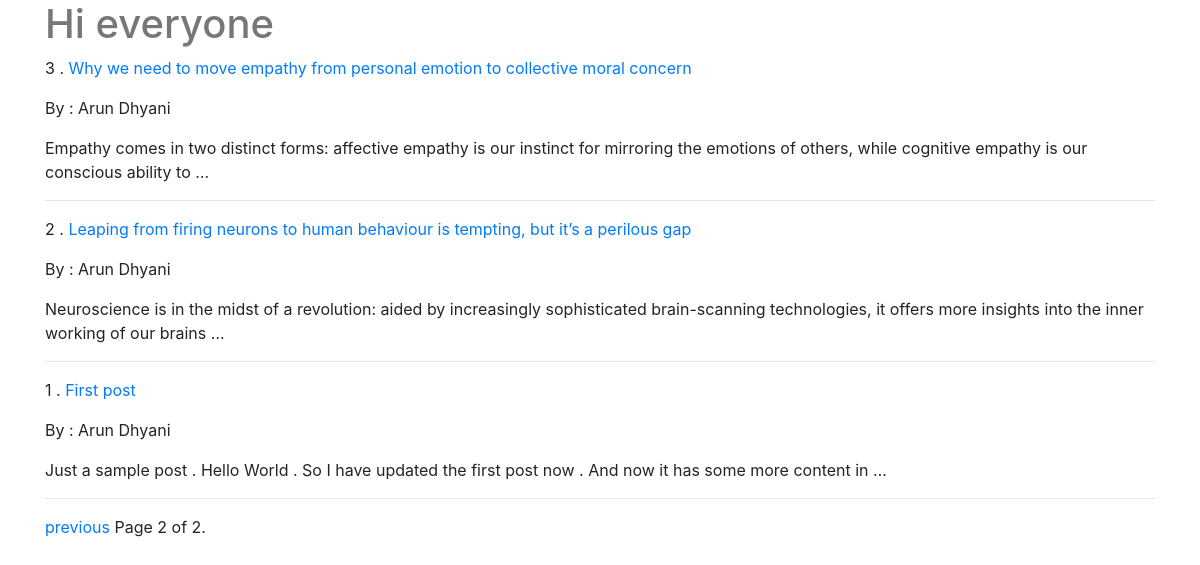
The app's page /posts/?page=2 with its own data.
### posts/models.py (models this page shows, shortened)
class Post(models.Model) :
            user = models.ForeignKey(global_settings.AUTH_USER_MODEL,default=1)
            title = models.CharField(max_length = 150)
            image = models.ImageField(upload_to=upload_location,null=True,blank=True,height_field = 'height_field' ,width_field = 'width_field')
            height_field = models.IntegerField(default = 0)
            width_field = models.IntegerField(default = 0)
            content = models.TextField()
            timestamp = models.DateTimeField(auto_now = False,auto_now_add = True)
            update = models.DateTimeField(auto_now = True,auto_now_add = False)
            draft = models.BooleanField(default = False)
            publish = models.DateField(auto_now = False,auto_now_add=False)
            def get_absolute_url(self):
                return reverse("posts:postdetail",kwargs={"id":self.id})
            class Meta :
                ordering = ["-timestamp",]

### posts/views.py (the view)
def post_list(request): #list items
    posts_list = Post.objects.all().order_by("-timestamp")
    paginator = Paginator(posts_list, 4) # Show 25 contacts per page
    page_var = "page"
    page = request.GET.get(page_var)
    try:
        objects_list = paginator.page(page)
    except PageNotAnInteger :
        objects_list = paginator.page(1)
    except EmptyPage :
        objects_list = paginator.page(paginator.num_pages)
    context = {
            "objects_list" : objects_list,
            "title" :  "List",
            "page_var" : page_var
            }
    return render(request, "post_list.html", context)

### templates/post_list.html (shortened to what this page needs)
{% extends "base.html" %}
{% block content %}
	<h1> Hi everyone</h1>
	{%for obj in objects_list%}
		<p>{{obj.id}} . <a href= {{obj.get_absolute_url}}>{{obj.title}}</a></p>
		{% if obj.user.get_full_name %}
			<p> By : {{ obj.user.get_full_name }}</p>
		{% endif %}
		<p>{{obj.content | truncatewords:25 }}</p>
		<hr>
	{%endfor%}
	<div class="pagination">
		<span class="step-links">
			{% if objects_list.has_previous %}
			<a href="?{{page_var}}={{ objects_list.previous_page_number }}">previous</a>
			{% endif%}
			<span class="current">
				Page {{ objects_list.number }} of {{ objects_list.paginator.num_pages }}.
			</span>
		</span>
	</div>
{% endblock content %}

### static/css/base.css (style rules this page uses)
h1 { color : #777777; }

### records on screen
Post: id "3", title "Why we need to move empathy from personal emotion to collective moral concern", user.get_full_name "Arun Dhyani", content "Empathy comes in two distinct forms: affective empathy is our instinct for mirroring the emotions of others, while cognitive empathy is our conscious ability to …"
Post: id "2", title "Leaping from firing neurons to human behaviour is tempting, but it’s a perilous gap", user.get_full_name "Arun Dhyani", content "Neuroscience is in the midst of a revolution: aided by increasingly sophisticated brain-scanning technologies, it offers more insights into the inner working of our brains …"
Post: id "1", title "First post", user.get_full_name "Arun Dhyani", content "Just a sample post . Hello World . So I have updated the first post now . And now it has some more content in …"

### other values on screen
{{ objects_list.number }} "2"
{{ objects_list.paginator.num_pages }} "2"
